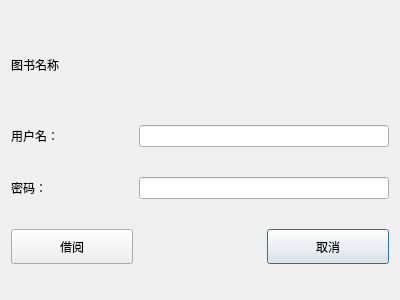
<?xml version="1.0" encoding="UTF-8"?>
<ui version="4.0">
 <class>Dlg_BookGS</class>
 <widget class="QDialog" name="Dlg_BookGS">
  <property name="geometry">
   <rect>
    <x>0</x>
    <y>0</y>
    <width>400</width>
    <height>300</height>
   </rect>
  </property>
  <property name="windowTitle">
   <string>Dialog</string>
  </property>
  <layout class="QGridLayout" name="gridLayout">
   <item row="0" column="0">
    <widget class="QLabel" name="label_3">
     <property name="maximumSize">
      <size>
       <width>16777215</width>
       <height>60</height>
      </size>
     </property>
     <property name="text">
      <string>图书名称</string>
     </property>
    </widget>
   </item>
   <item row="0" column="1">
    <widget class="QLabel" name="lb_name">
     <property name="maximumSize">
      <size>
       <width>16777215</width>
       <height>60</height>
      </size>
     </property>
     <property name="text">
      <string/>
     </property>
    </widget>
   </item>
   <item row="1" column="0">
    <widget class="QLabel" name="label">
     <property name="text">
      <string>用户名：</string>
     </property>
    </widget>
   </item>
   <item row="1" column="1" colspan="2">
    <widget class="QLineEdit" name="le_user"/>
   </item>
   <item row="2" column="0">
    <widget class="QLabel" name="label_2">
     <property name="text">
      <string>密码：</string>
     </property>
    </widget>
   </item>
   <item row="2" column="1" colspan="2">
    <widget class="QLineEdit" name="le_password"/>
   </item>
   <item row="3" column="2">
    <widget class="QPushButton" name="btn_cancel">
     <property name="minimumSize">
      <size>
       <width>0</width>
       <height>35</height>
      </size>
     </property>
     <property name="text">
      <string>取消</string>
     </property>
    </widget>
   </item>
   <item row="3" column="0">
    <widget class="QPushButton" name="btn_get">
     <property name="minimumSize">
      <size>
       <width>0</width>
       <height>35</height>
      </size>
     </property>
     <property name="text">
      <string>借阅</string>
     </property>
    </widget>
   </item>
  </layout>
 </widget>
 <resources/>
 <connections/>
</ui>
